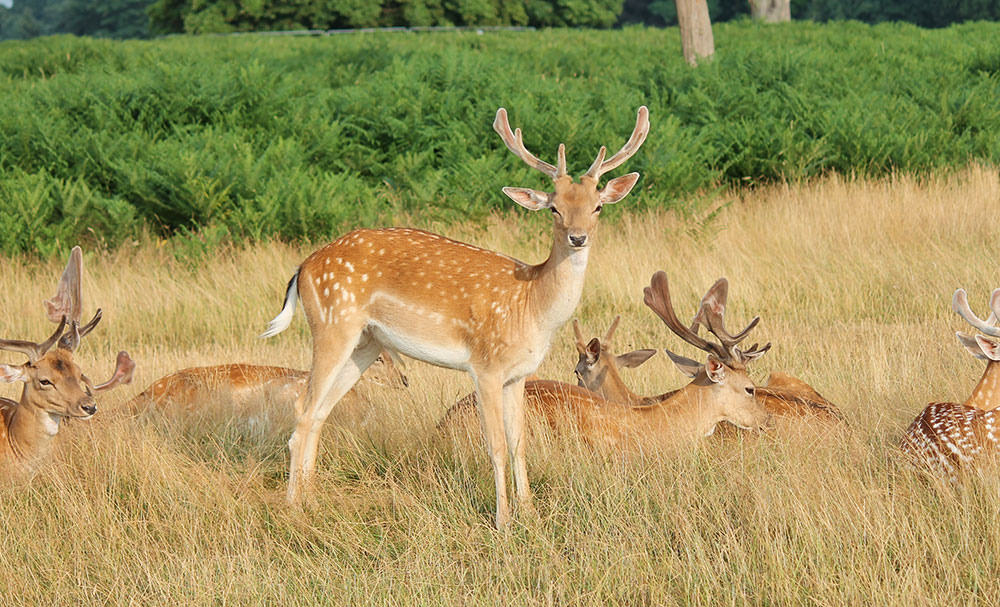
#> input picture Prj3/Sift/antelope_10001.jpg, 1000 x 607 px
$ python sift224_demo.py
#> lines starting #> are read from the running program, lines starting #| are printed output that depends on the picture
import time
import cv2
import matplotlib.pyplot as plt


imagename = "antelope_10001.jpg"

def test_descriptors(imagename):
#> called with imagename = 'antelope_10001.jpg'
    start = time.time()
    image = cv2.imread(imagename)
#> image is the input picture: shape (607, 1000, 3); mean B, G, R 90.1, 146.5, 158
    image = cv2.resize(image, (224, 224))
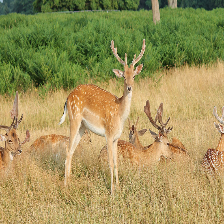
#> image: shape (224, 224, 3); mean B, G, R 90, 146.4, 157.9
    print(imagename)
    gray_image = cv2.cvtColor(image, cv2.COLOR_BGR2GRAY)
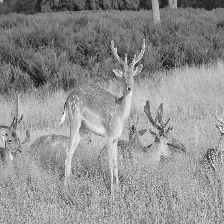
#> gray_image: shape (224, 224); min 7, max 248, mean 143.4
    sift = cv2.xfeatures2d.SIFT_create()
    kp, des = sift.detectAndCompute(image, None)
#> kp = 369 keypoints; strongest (x, y, size): (129, 89, 1.9), (136, 65, 2.2), (159, 128, 2), (133, 128, 2.3)
    result = cv2.drawKeypoints(gray_image, kp, None)
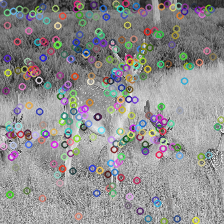
#> result: shape (224, 224, 3); mean of channels 0, 1, 2 142.8, 142.7, 143.3; drawn as B, G, R
    print("key point")
    print(kp)
#> (printed output is left out)
    print("descriptor")
    print(des)
    print("details of key point")
    for i in range(10):
        print("Key Point No.",i)
        print(kp[i].pt)
        print(kp[i].size)
        print(kp[i].angle)
        print(kp[i].response)
    end = time.time()
    elapsed_time =end - start
    print("Elapsed time getting descriptors {0}".format(elapsed_time))
    print("Number of descriptors found {0}".format(len(des)))
    if des is not None and len(des) > 0:
        print("Dimension of descriptors {0}".format(len(des[0])))
    plt.imshow(result)
    plt.savefig("sift224_demo.jpg")
    plt.show()

test_descriptors(imagename)
